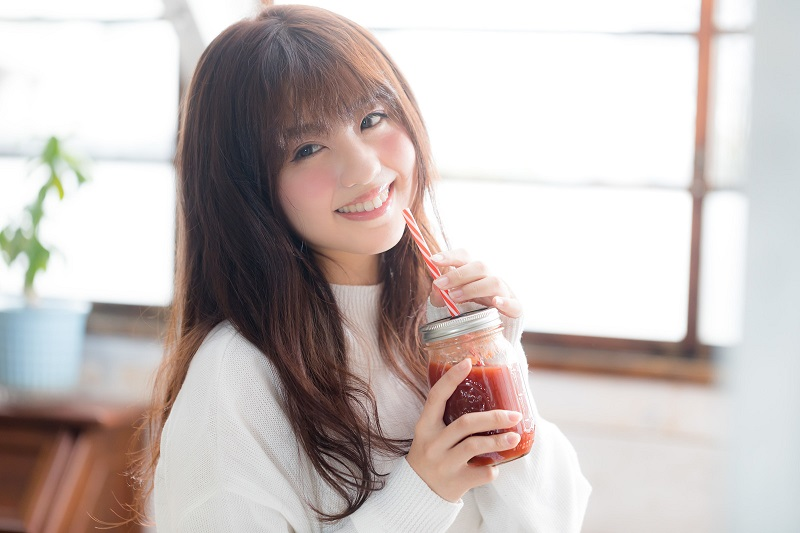
#> input picture girl01.jpg, 800 x 533 px
$ python p198_image_rotation.py girl01.jpg
#> lines starting #> are read from the running program, lines starting #| are printed output that depends on the picture
import sys
import cv2

if len(sys.argv) < 2:
    print("Designate the file you would like to display!")
    sys.exit() #Terminate the command because no files are designated.

file = sys.argv[1]

try:
    img = cv2.imread(file)
#> img is the input picture: shape (533, 800, 3); mean B, G, R 186.2, 188.8, 198.5

    if img is None:
        raise ValueError("File not found!")
    img_height = img.shape[0]
#> img_height = 533
    img_width = img.shape[1]
#> img_width = 800
    img_center = (int(img_width / 2), int(img_height / 2)) #Calculation of the center
#> img_center = (400, 266)
    img_rotate = cv2.getRotationMatrix2D(img_center, 20.0, 1.0)
    effect = cv2.warpAffine(img, img_rotate, (img_width, img_height))
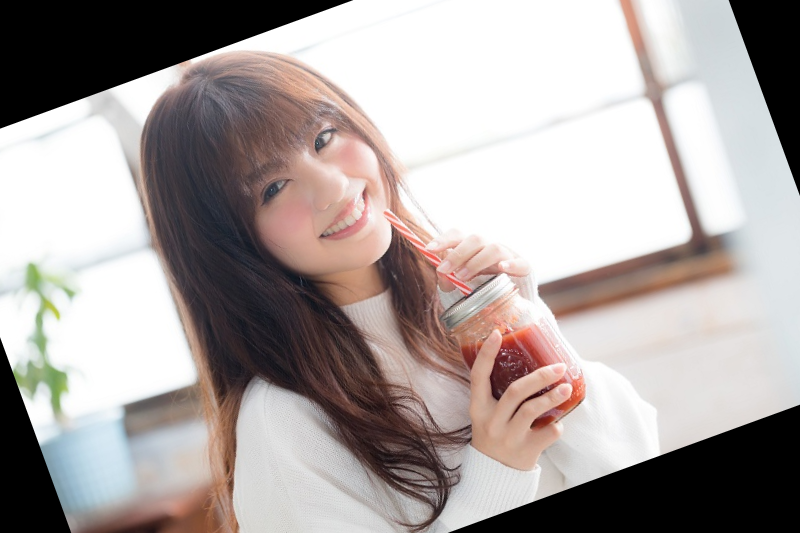
#> effect: shape (533, 800, 3); mean B, G, R 159.9, 161.9, 169.9
    cv2.imshow(file, effect)
    cv2.waitKey(0)
    cv2.destroyAllWindows()

except ValueError as e:
    print(e)
except:
    import traceback
    tracback.print_exc()

$ run again, on girl03.jpg
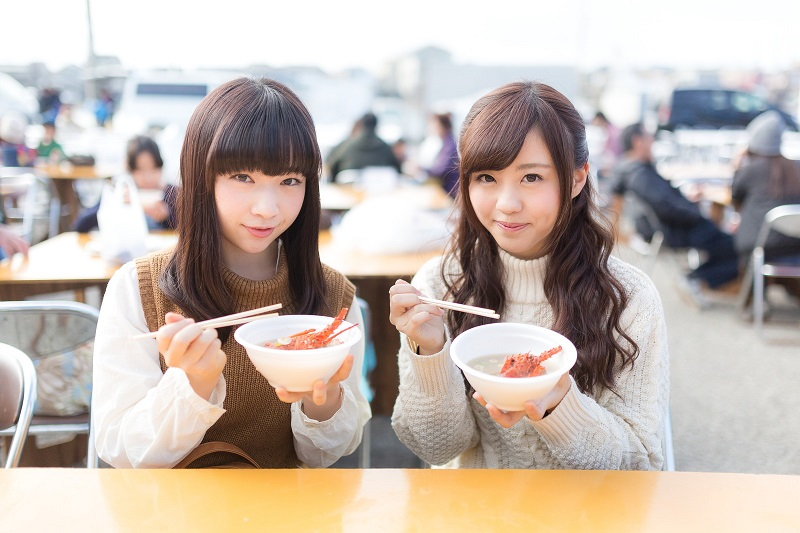
#> input picture girl03.jpg, 800 x 533 px
#> img is the input picture: shape (533, 800, 3); mean B, G, R 173.4, 181.7, 193.7
#> `effect = cv2.warpAffine(img, img_rotate, (img_width, img_height))`:
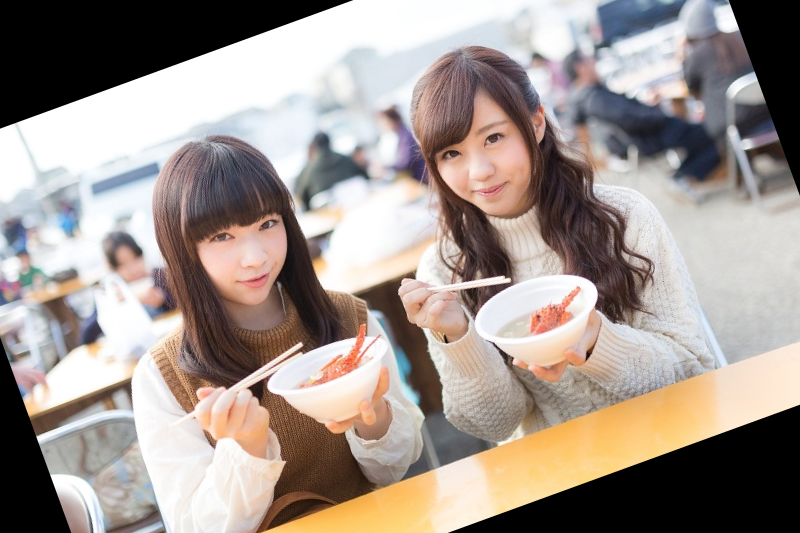
#> effect: shape (533, 800, 3); mean B, G, R 143.5, 150, 161

$ run again, on girl04.jpg
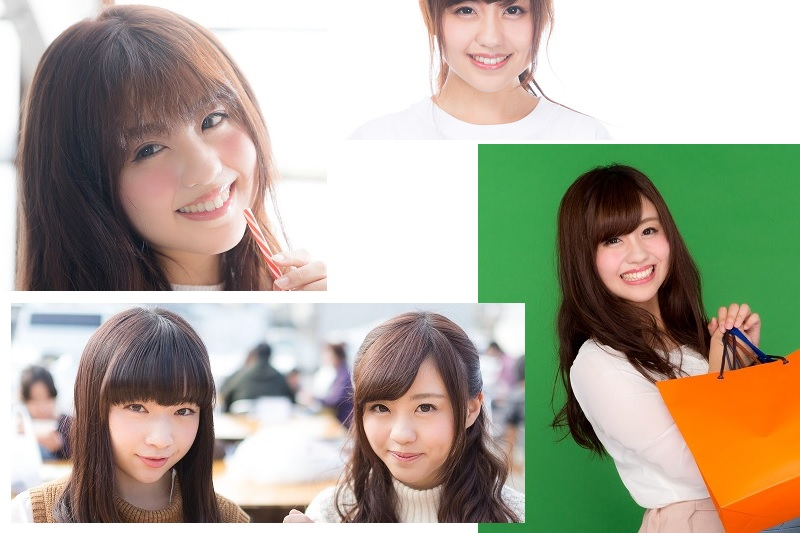
#> input picture girl04.jpg, 800 x 533 px
#> img is the input picture: shape (533, 800, 3); mean B, G, R 151.3, 167.8, 173.1
#> `effect = cv2.warpAffine(img, img_rotate, (img_width, img_height))`:
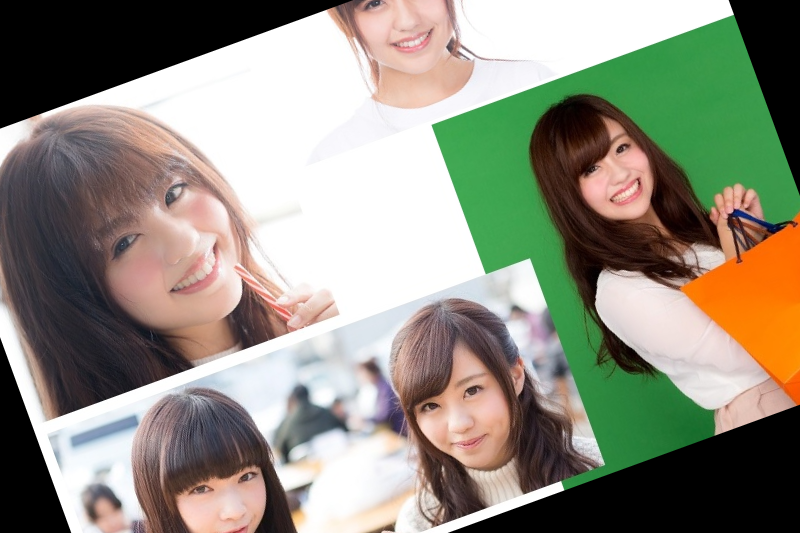
#> effect: shape (533, 800, 3); mean B, G, R 126.8, 141.3, 143.3
